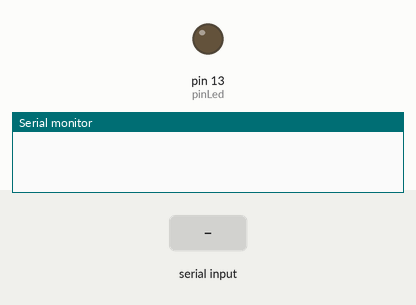
Recording of a sketch running on a simulated Arduino Uno, built with avr-gcc and run on an emulated ATmega328P. On the bench: output pins drawn as LEDs (lit = HIGH), the last lines printed to the serial monitor. Inputs (shaded band) come from the test bench.

Above: at 1.2 s.
1.3 s: "H" received over Serial
At 2.3 s:
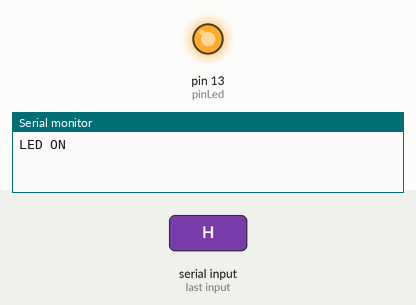
3.5 s: "L" received over Serial
At 5.1 s:
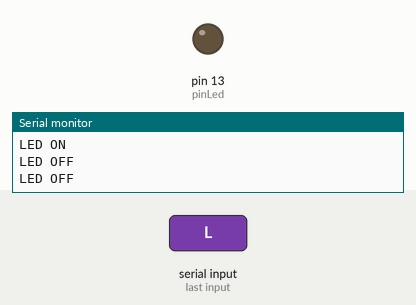
Timing chart, 0 to 6.6 s (numbered marks = the images above; inputs shaded):
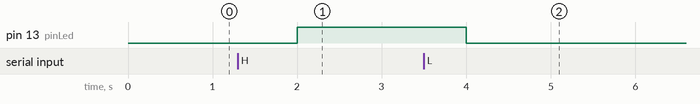

The sketch:

16-blutus_modul.ino
```cpp
const int pinLed = 13;
int val;

void setup(){
  Serial.begin(9600);
  pinMode(pinLed, OUTPUT);
  digitalWrite(pinLed,LOW);
}

void loop(){
  if(Serial.available()){
    val = Serial.read();
  }

  if(val == 'H'){
    digitalWrite(pinLed, HIGH);
    Serial.println("LED ON");
  }

  if(val == 'L'){
    digitalWrite(pinLed, LOW);
    Serial.println("LED OFF");
  }

  delay(1000);
}
```

Measured:
- after the input at 1.3 s, pin 13 (pinLed): LOW → HIGH after 0.70 s
- after the input at 3.5 s, pin 13 (pinLed): HIGH → LOW after 0.50 s
